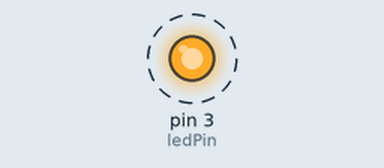
This sketch was run on a simulated Arduino Uno, built with avr-gcc and run on an emulated ATmega328P. Shown: output pins drawn as LEDs (lit = HIGH). Dashed ring = blinking. What the sketch prints to the serial monitor is not drawn.

Above: at 0.5 s.
Timing chart, 0 to 4.6 s (numbered marks = the images above):
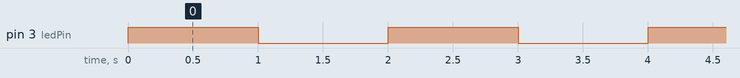

The sketch:

led_ino.ino
```cpp
#include <Wire.h>

int ledPin = 3;                 // LED connected to digital pin 2

void setup()
{
  pinMode(ledPin, OUTPUT);      // sets the digital pin as output
  Serial.begin(9600);
  Wire.begin();

  Serial.println("Booting 2Drive...  Version 1");
}

int i=0;

void loop()
{
  digitalWrite(ledPin, HIGH);   // sets the LED on
  delay(1000);                  // waits for a second
  Serial.println("high");
  digitalWrite(ledPin, LOW);    // sets the LED off
  delay(1000);                  // waits for a second
  Serial.println("low");
//  Serial.println(i);
//  i++;
}
```

Measured:
- by itself, pin 3 (ledPin): alternates HIGH for 1.0 s and LOW for 1.0 s
